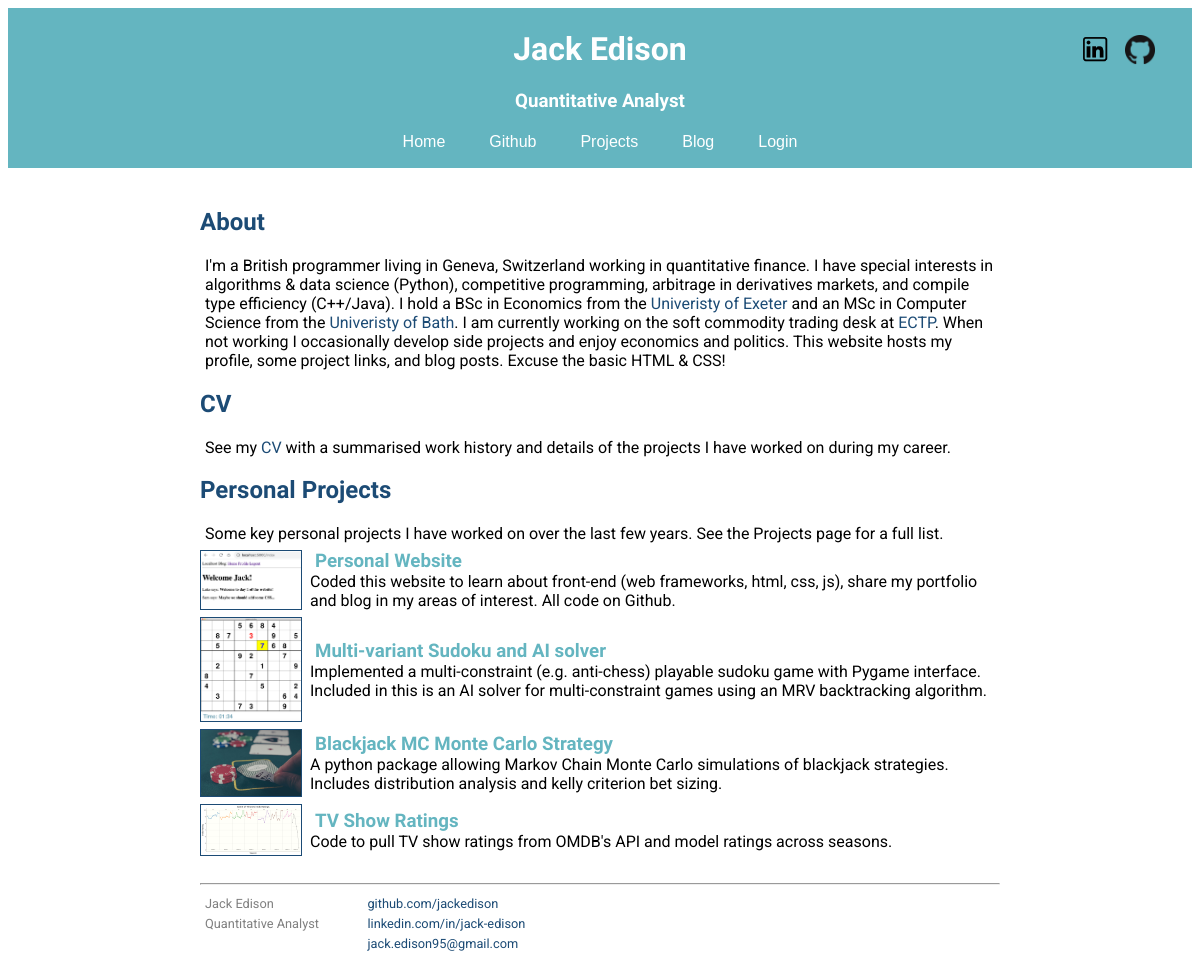
/index, run on the app's committed database.
### my_package/models.py (models this page shows, shortened)
class Projects(db.Model):
    id = db.Column(db.Integer, primary_key=True)
    title = db.Column(db.String(40))
    body = db.Column(db.String(190))
    date = db.Column(db.DateTime, index=True, default=datetime.utcnow)
    img_path = db.Column(db.String(60))  # Path to img
    url_to_link = db.Column(db.String(60))
    key_project = db.Column(db.Boolean)
    languages = db.relationship('Language', backref='author', lazy='dynamic')
    packages = db.relationship('Package', backref='author', lazy='dynamic')
    frameworks = db.relationship('Framework', backref='author', lazy='dynamic')
    categories = db.relationship('Category', backref='author', lazy='dynamic')
    def img(self):
        return '/images/'+self.img_path

### my_package/routes.py (the view)
@app.route('/')
@app.route('/index')
def index():
    projects = Projects.query.order_by(Projects.date)  # imported from models
    return render_template('index.html', projects=projects)

### my_package/routes.py (called while the page is built)
@app.before_request
def before_request():
    if current_user.is_authenticated:  # if user is logged in
        current_user.last_seen = datetime.utcnow()
        db.session.commit()

### my_package/templates/index.html (shortened to what this page needs)
{% extends "base.html" %}
    {% block content %}
    <div class="container">
        <section id="about">
            <h1>About</h1>
            <div class="text">
                <p>I'm a British programmer living in Geneva, Switzerland working in quantitative finance. I have special interests in algorithms & data science
                   (Python), competitive programming, arbitrage in derivatives markets, and compile type efficiency (C++/Java). I hold a BSc in Economics from
                   the <a href="https://www.exeter.ac.uk/" target="_blank">Univeristy of Exeter</a> and an MSc in Computer Science from the
                   <a href="https://www.bath.ac.uk/" target="_blank">Univeristy of Bath</a>. I am currently working on the soft commodity trading desk at
                   <a href="http://www.ectp.com/" target="_blank">ECTP</a>. When not working I occasionally develop side projects and enjoy economics
                   and politics. This website hosts my profile, some project links, and blog posts. Excuse the basic HTML & CSS!</p>
            </div>
        </section>
        <section id="CV">
            <h1><a href="{{ url_for('static', filename='resume/Edison Jack CV.pdf')  }}">CV</a></h1>
            <p>See my <a href="{{ url_for('static', filename='resume/Edison Jack CV.pdf')  }}">CV</a> with a summarised work history and details of the projects I have worked on during my career.</p>
        </section>
        <section id="key-projects">
            <h1>Personal Projects</h1>
            <p>Some key personal projects I have worked on over the last few years. See the <a src="{{ url_for('projects') }}">Projects</a> page for a full list.</p>
            {% for project in projects|reverse if project.key_project %}
            <div class="project">
                <a class="left-image" href="{{ project.url_to_link }}" target="_blank"><img src="{{ url_for('static', filename=project.img()) }}" /></a>
                <div class="project-desc">
                    <h3 class="nolink"><a href="{{ project.url_to_link }}" target="_blank">{{ project.title }}</a></h3>
                    <div class="project-body"><p>{{ project.body }}</p></div>
                </div>
             </div>
            {% endfor %}
        </section>
    </div>
    {% endblock %}

### my_package/static/css/main.css (style rules this page uses)
.container { padding-top: 10px; margin-left: auto; margin-right: auto; max-width: 800px; font-family: 'Roboto', sans-serif; color: black; }
h1 { font-family: 'Open Sans', sans-serif; color: rgb(28, 75, 117); }
h2, h3, h4, h5, h6 { font-family: 'Open Sans', sans-serif; color: rgb(100, 181, 192); }
p, div { font-family: 'Roboto', sans-serif; }
.container p a:link { color: rgb(28, 75, 117); text-decoration: none; }
.container h1 a:link { color: inherit; text-decoration: none; }
#key-projects .project { display: flex; flex-direction: row; align-items: center; margin-top: 7px; }
#key-projects .project .left-image { width: 100px; margin-right: 10px; line-height: 0; }
#key-projects .project .project-desc { flex-grow: 1; }
#key-projects .project .left-image img { width: 100px; border: 1px solid rgb(28, 75, 117); }
#key-projects .project .project-desc p { margin: 0; }
#key-projects .project .project-desc h3 { margin-top: 0; margin-bottom: 0; }
.nolink a:link { color: inherit; text-decoration: none; }
body { background-color: rgb(255, 255, 255); }
#projects-grid .text h2, h3, h4, h5, h6, p { margin: 5px; padding: 0px; vertical-align: top; }

### data on the page
Projects: img_path (picture), title "Personal Website", body "Coded this website to learn about front-end (web frameworks, html, css, js), share my portfolio and blog in my areas of interest. All code on Github."
Projects: img_path (picture), title "Multi-variant Sudoku and AI solver", body "Implemented a multi-constraint (e.g. anti-chess) playable sudoku game with Pygame interface. Included in this is an AI solver for multi-constraint games using an MRV backtracking algorithm."
Projects: img_path (picture), title "Blackjack MC Monte Carlo Strategy", body "A python package allowing Markov Chain Monte Carlo simulations of blackjack strategies. Includes distribution analysis and kelly criterion bet sizing."
Projects: img_path (picture), title "TV Show Ratings", body "Code to pull TV show ratings from OMDB's API and model ratings across seasons."
